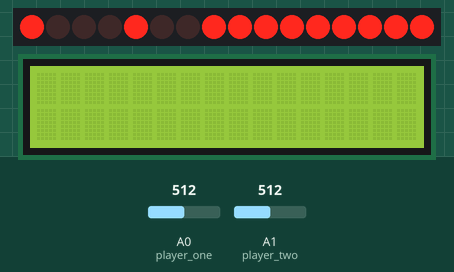
This sketch was run on a simulated Arduino Uno, built with avr-gcc and run on an emulated ATmega328P. Shown: 16 shift-register outputs drawn as a row of LEDs (first output left, lit = HIGH), 16×2 character LCD. Wiring (inferred from the names in the program): 2 × shift register (74HC595): data pin 2; shift clock pin 4; latch pin 3; shift register (74HC595): data pin 11; shift clock pin 12; latch pin 8. Wiring (inferred from the signals the program sends): character LCD (HD44780): RS Q7; E Q2; data Q0, Q3, Q4, Q5; row of LEDs: on Q0, Q1, Q2, Q3, Q4, Q5, Q6, Q7, Q8, Q9, Q10, Q11, Q12, Q13, Q14, Q15. The test bench sets the inputs (shaded band); at power-on: A0 (player_one) = 512, A1 (player_two) = 512. Random numbers use the default seed unless the sketch sets one.

Above: at 6.49 s.
7.3 s: A0 (player_one) set to 134
At 7.8 s:
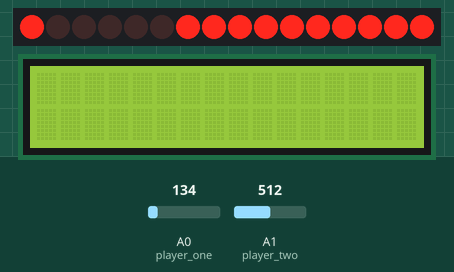
10.0 s: A0 (player_one) set to 118
At 10.21 s:
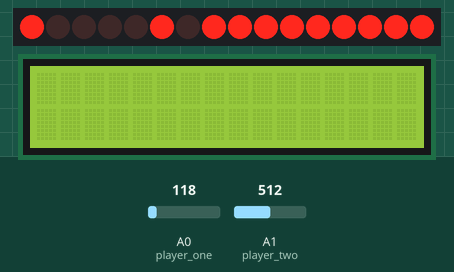
At 10.63 s:
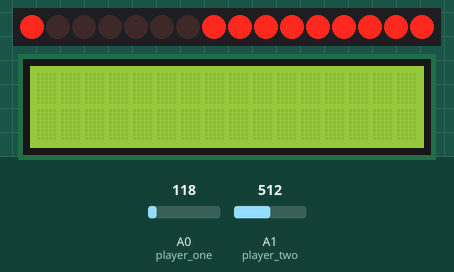
14.5 s: A0 (player_one) set to 122
Timing chart, 0 to 17.7 s (numbered marks = the images above; inputs shaded):
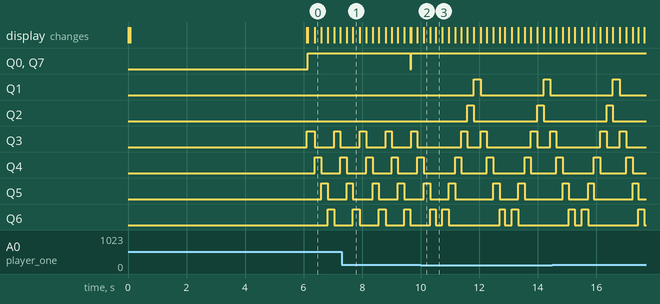

Measured:
- the behaviour switches between 128 and 127 on A0 (player_one) (found by bisection; images 1 and 2)

The sketch:

pong.ino
```cpp
//  Showoff :)
//  randomSeed(analogRead(5));
//  registerWrite(rows[random(8)], colsR[random(8)]);

//  render dot based on input
//  registerWrite(rows[p1_pos], colsR[p2_pos]);

static const byte ASCII[][5] ={
 {0x00, 0x00, 0x00, 0x00, 0x00} // 20
,{0x00, 0x00, 0x5f, 0x00, 0x00} // 21 !
,{0x00, 0x07, 0x00, 0x07, 0x00} // 22 "
,{0x14, 0x7f, 0x14, 0x7f, 0x14} // 23 #
,{0x24, 0x2a, 0x7f, 0x2a, 0x12} // 24 $
,{0x23, 0x13, 0x08, 0x64, 0x62} // 25 %
,{0x36, 0x49, 0x55, 0x22, 0x50} // 26 &
,{0x00, 0x05, 0x03, 0x00, 0x00} // 27 '
,{0x00, 0x1c, 0x22, 0x41, 0x00} // 28 (
,{0x00, 0x41, 0x22, 0x1c, 0x00} // 29 )
,{0x14, 0x08, 0x3e, 0x08, 0x14} // 2a *
,{0x08, 0x08, 0x3e, 0x08, 0x08} // 2b +
,{0x00, 0x50, 0x30, 0x00, 0x00} // 2c ,
,{0x08, 0x08, 0x08, 0x08, 0x08} // 2d -
,{0x00, 0x60, 0x60, 0x00, 0x00} // 2e .
,{0x20, 0x10, 0x08, 0x04, 0x02} // 2f /
,{0x3e, 0x51, 0x49, 0x45, 0x3e} // 30 0
,{0x00, 0x42, 0x7f, 0x40, 0x00} // 31 1
,{0x42, 0x61, 0x51, 0x49, 0x46} // 32 2
,{0x21, 0x41, 0x45, 0x4b, 0x31} // 33 3
,{0x18, 0x14, 0x12, 0x7f, 0x10} // 34 4
,{0x27, 0x45, 0x45, 0x45, 0x39} // 35 5
,{0x3c, 0x4a, 0x49, 0x49, 0x30} // 36 6
,{0x01, 0x71, 0x09, 0x05, 0x03} // 37 7
,{0x36, 0x49, 0x49, 0x49, 0x36} // 38 8
,{0x06, 0x49, 0x49, 0x29, 0x1e} // 39 9
,{0x00, 0x36, 0x36, 0x00, 0x00} // 3a :
,{0x00, 0x56, 0x36, 0x00, 0x00} // 3b ;
,{0x08, 0x14, 0x22, 0x41, 0x00} // 3c <
,{0x14, 0x14, 0x14, 0x14, 0x14} // 3d =
,{0x00, 0x41, 0x22, 0x14, 0x08} // 3e >
,{0x02, 0x01, 0x51, 0x09, 0x06} // 3f ?
,{0x32, 0x49, 0x79, 0x41, 0x3e} // 40 @
,{0x7e, 0x11, 0x11, 0x11, 0x7e} // 41 A
,{0x7f, 0x49, 0x49, 0x49, 0x36} // 42 B
,{0x3e, 0x41, 0x41, 0x41, 0x22} // 43 C
,{0x7f, 0x41, 0x41, 0x22, 0x1c} // 44 D
,{0x7f, 0x49, 0x49, 0x49, 0x41} // 45 E
,{0x7f, 0x09, 0x09, 0x09, 0x01} // 46 F
,{0x3e, 0x41, 0x49, 0x49, 0x7a} // 47 G
,{0x7f, 0x08, 0x08, 0x08, 0x7f} // 48 H
,{0x00, 0x41, 0x7f, 0x41, 0x00} // 49 I
,{0x20, 0x40, 0x41, 0x3f, 0x01} // 4a J
,{0x7f, 0x08, 0x14, 0x22, 0x41} // 4b K
,{0x7f, 0x40, 0x40, 0x40, 0x40} // 4c L
,{0x7f, 0x02, 0x0c, 0x02, 0x7f} // 4d M
,{0x7f, 0x04, 0x08, 0x10, 0x7f} // 4e N
,{0x3e, 0x41, 0x41, 0x41, 0x3e} // 4f O
,{0x7f, 0x09, 0x09, 0x09, 0x06} // 50 P
,{0x3e, 0x41, 0x51, 0x21, 0x5e} // 51 Q
,{0x7f, 0x09, 0x19, 0x29, 0x46} // 52 R
,{0x46, 0x49, 0x49, 0x49, 0x31} // 53 S
,{0x01, 0x01, 0x7f, 0x01, 0x01} // 54 T
,{0x3f, 0x40, 0x40, 0x40, 0x3f} // 55 U
,{0x1f, 0x20, 0x40, 0x20, 0x1f} // 56 V
,{0x3f, 0x40, 0x38, 0x40, 0x3f} // 57 W
,{0x63, 0x14, 0x08, 0x14, 0x63} // 58 X
,{0x07, 0x08, 0x70, 0x08, 0x07} // 59 Y
,{0x61, 0x51, 0x49, 0x45, 0x43} // 5a Z
,{0x00, 0x7f, 0x41, 0x41, 0x00} // 5b [
,{0x02, 0x04, 0x08, 0x10, 0x20} // 5c Â¥
,{0x00, 0x41, 0x41, 0x7f, 0x00} // 5d ]
,{0x04, 0x02, 0x01, 0x02, 0x04} // 5e ^
,{0x40, 0x40, 0x40, 0x40, 0x40} // 5f _
,{0x00, 0x01, 0x02, 0x04, 0x00} // 60 `
,{0x20, 0x54, 0x54, 0x54, 0x78} // 61 a
,{0x7f, 0x48, 0x44, 0x44, 0x38} // 62 b
,{0x38, 0x44, 0x44, 0x44, 0x20} // 63 c
,{0x38, 0x44, 0x44, 0x48, 0x7f} // 64 d
,{0x38, 0x54, 0x54, 0x54, 0x18} // 65 e
,{0x08, 0x7e, 0x09, 0x01, 0x02} // 66 f
,{0x0c, 0x52, 0x52, 0x52, 0x3e} // 67 g
,{0x7f, 0x08, 0x04, 0x04, 0x78} // 68 h
,{0x00, 0x44, 0x7d, 0x40, 0x00} // 69 i
,{0x20, 0x40, 0x44, 0x3d, 0x00} // 6a j
,{0x7f, 0x10, 0x28, 0x44, 0x00} // 6b k
,{0x00, 0x41, 0x7f, 0x40, 0x00} // 6c l
,{0x7c, 0x04, 0x18, 0x04, 0x78} // 6d m
,{0x7c, 0x08, 0x04, 0x04, 0x78} // 6e n
,{0x38, 0x44, 0x44, 0x44, 0x38} // 6f o
,{0x7c, 0x14, 0x14, 0x14, 0x08} // 70 p
,{0x08, 0x14, 0x14, 0x18, 0x7c} // 71 q
,{0x7c, 0x08, 0x04, 0x04, 0x08} // 72 r
,{0x48, 0x54, 0x54, 0x54, 0x20} // 73 s
,{0x04, 0x3f, 0x44, 0x40, 0x20} // 74 t
,{0x3c, 0x40, 0x40, 0x20, 0x7c} // 75 u
,{0x1c, 0x20, 0x40, 0x20, 0x1c} // 76 v
,{0x3c, 0x40, 0x30, 0x40, 0x3c} // 77 w
,{0x44, 0x28, 0x10, 0x28, 0x44} // 78 x
,{0x0c, 0x50, 0x50, 0x50, 0x3c} // 79 y
,{0x44, 0x64, 0x54, 0x4c, 0x44} // 7a z
,{0x00, 0x08, 0x36, 0x41, 0x00} // 7b {
,{0x00, 0x00, 0x7f, 0x00, 0x00} // 7c |
,{0x00, 0x41, 0x36, 0x08, 0x00} // 7d }
,{0x10, 0x08, 0x08, 0x10, 0x08} // 7e â† 
,{0x78, 0x46, 0x41, 0x46, 0x78} // 7f â†’
};

int colsR[9] = {1,2,4,8,16,32,64,128, 0};
int rows[9] = {254,253,251,247,239,223,191,127, 255};

const int latchPin = 3;
const int clockPin = 4;
const int dataPin = 2;

int player_one = A0;
int player_two = A1;
int p1_pos, p2_pos;

int ball_x=3, ball_y=3;
int ball_dir_x=1, ball_dir_y=-1;
int count = 0;

int p1_score, p2_score;

#define LCD_CMD 0
#define PIN_SCE   8
#define PIN_RESET 9
#define PIN_DC    10
#define PIN_SDIN  11
#define PIN_SCLK  12

#define LCD_C     LOW
#define LCD_D     HIGH

#define LCD_X     84
#define LCD_Y     48

void gotoXY(int x, int y)
{
  LcdWrite( 0, 0x80 | x);  // Column.
  LcdWrite( 0, 0x40 | y);  // Row.  ?

}
void LcdBmp(char my_array[])
{
  for (int index = 0; index < 504; index++)
  {
    LcdWrite(LCD_D, my_array[index]);
  }
}

void LcdCharacter(char character)
{
  LcdWrite(LCD_D, 0x00);
  for (int index = 0; index < 5; index++)
  {
    LcdWrite(LCD_D, ASCII[character - 0x20][index]);
  }
  LcdWrite(LCD_D, 0x00);
}
void LcdString(char *characters)
{
  while (*characters)
  {
    LcdCharacter(*characters++);
  }
}

void LcdClear(void)
{
  for (int index = 0; index < LCD_X * LCD_Y / 8; index++)
  {
    LcdWrite(LCD_D, 0x00);
  }
}

void LcdInitialise(void)
{
  pinMode(PIN_SCE, OUTPUT);
  pinMode(PIN_RESET, OUTPUT);
  pinMode(PIN_DC, OUTPUT);
  pinMode(PIN_SDIN, OUTPUT);
  pinMode(PIN_SCLK, OUTPUT);

  digitalWrite(PIN_RESET, LOW);
  delay(1);
  digitalWrite(PIN_RESET, HIGH);

  LcdWrite( LCD_CMD, 0x21 ); // LCD Extended Commands.
  LcdWrite( LCD_CMD, 0xBf ); // Set LCD Vop (Contrast). //B1
  LcdWrite( LCD_CMD, 0x04 ); // Set Temp coefficent. //0x04
  LcdWrite( LCD_CMD, 0x14 ); // LCD bias mode 1:48. //0x13
  LcdWrite( LCD_CMD, 0x0C ); // LCD in normal mode. 0x0d for inverse

  LcdWrite(LCD_C, 0x20);
  LcdWrite(LCD_C, 0x0C);

}

void LcdWrite(byte dc, byte data)
{
  digitalWrite(PIN_DC, dc);
  digitalWrite(PIN_SCE, LOW);
  shiftOut(PIN_SDIN, PIN_SCLK, MSBFIRST, data);
  digitalWrite(PIN_SCE, HIGH);
}

void setup() {
  pinMode(latchPin, OUTPUT);
  pinMode(dataPin, OUTPUT);
//  pinMode(dataPinCol, OUTPUT);
  pinMode(clockPin, OUTPUT);
//  pinMode(latchC, OUTPUT);
//  pinMode(clockC, OUTPUT);
  Serial.begin(9600);

  LcdInitialise();
  LcdClear();

  randomSeed(analogRead(5));

  p1_score = 0;
  p2_score = 0;
  printPlayers();
  printScore();

  print("READY");
  delay(2000);
  print("SET");
  delay(2000);
  print("GO");
  delay(2000);
}

void printPlayers()
{
  gotoXY(0,0);
  LcdString("P1");
  gotoXY(70,0);
  LcdString("P2");
}

void printScore()
{
  char buffer[10];
  sprintf(buffer, "%d", p1_score);
  gotoXY(0,1);
  LcdString(buffer);
  sprintf(buffer, "%d", p2_score);
  int len = strlen(buffer);
  gotoXY(84-(len*7),1);
  LcdString(buffer);
  sprintf(buffer, "");
}

void print(char *msg)
{
//  LcdClear();
  gotoXY(0,3);
  LcdString("            ");

  int len = strlen(msg);
  gotoXY(42-((len/2)*7),3);
  LcdString(msg);
}

void registerWrite(int row,  int col) {
  digitalWrite(latchPin, 0);
  shiftOut(dataPin, clockPin, MSBFIRST, row);
  shiftOut(dataPin, clockPin, MSBFIRST, col);
  digitalWrite(latchPin, 1);


}

void resetBall()
{
  ball_x=3; ball_y = 4;
  ball_dir_x = 1; ball_dir_y = -1;
}

void getPlayerPositions()
{
  p1_pos = analogRead(player_one);
  p1_pos = p1_pos/128;
  p2_pos = analogRead(player_two);
  p2_pos = p2_pos/128;
}

void renderBall()
{
  registerWrite(rows[ball_y], colsR[ball_x]);
  delay(3);
  registerWrite(rows[8], colsR[8]);
  delay(3);
}

void moveBall()
{
  ball_x += ball_dir_x;
  ball_y += ball_dir_y;
}

void checkLocationAndBounce()
{
  // bounce on y
  if(ball_y >= 7)
    ball_dir_y= -1;
  else if(ball_y <= 0)
    ball_dir_y = 1;

  // on x only bounce if player
  // paddle is on same spot
  if(ball_x == 7 && ball_y == p1_pos)
  {
    randomBounceBack();
    ball_dir_x= -1;
  }
  else if(ball_x == 7)
  {
      // todo: render failure for p1
      print("p1 failed");
      p2_score++;
      resetBall();
      printScore();
   }
  else if(ball_x == 0 && ball_y == p2_pos) {
    randomBounceBack();
    ball_dir_x = 1;
  }  else if(ball_x == 0)
  {
     // todo: rander failiure for p2
     print("p2 failed");
     p1_score++;
     resetBall();
     printScore();
  }
}

void randomBounceBack()
{
  // set a random Y direction when we
  // bounce on a paddle

  int y_dir = random(3);
  switch(y_dir)
  {
    case 0:
      ball_dir_y = -1;
      break;
      case 1:
      ball_dir_y = 0;
      break;
      case 2:
      ball_dir_y = 1;
      break;
  }
}

void renderPlayerPaddles()
{
  getPlayerPositions();
  registerWrite(rows[p2_pos], colsR[0]);
  delay(3);
  registerWrite(rows[8], colsR[8]);
  delay(3);
  registerWrite(rows[p1_pos], colsR[7]);
  delay(3);
  registerWrite(rows[8], colsR[8]);
  delay(3);
}

void loop() {
  renderBall();
  renderPlayerPaddles();
  if(count >10) {
    moveBall();
    checkLocationAndBounce();
    count = 0;
  }
  count++;
}
```
